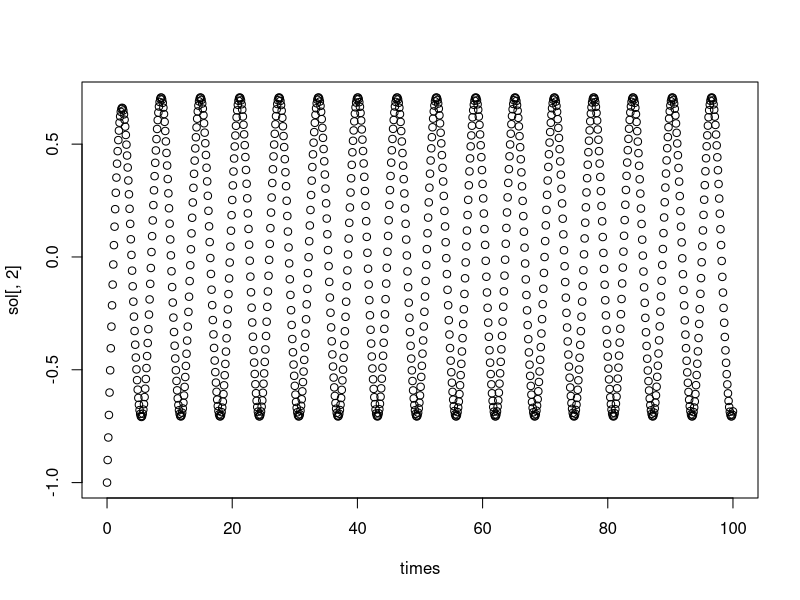

The R script that drew this image:
library(lubridate)
library(stringr)
library(tidyverse)
require(deSolve)
png("second_order.png")
f <- function(t,y,parms) {
  with(as.list(parms),{
      dydt <- sapply(expr_arr,function(x)eval(x))
      list(dydt)
  })
}
prep_sw_side <- function(expr){
  if(str_detect(expr,"y")){
    diff = str_count(expr,"'")
    expr <- paste("y[",(diff+1),"]")
  }
  else if(str_detect(expr,"\\-")){
    expr <- "\\+"
  }
  else if(str_detect(expr,"\\+")){
    expr <- "-"
  }
  expr
}

b <- -2;c <- 1;y0 <- c(-1,-0.5);
eq <- "y''(t)+2*y'(t)+y(t)=sin(t)"
eq <- unlist(strsplit(eq,"(?=[\\+|\\-|\\=|\\*|\\/])",perl=TRUE))
diff <- str_which(eq,"'")
expr_arr <- c()
for (i in sort(diff,decreasing = TRUE)){
  form_eq = Filter(Negate(is.na),eq[i+1:length(eq)])
  left_side = form_eq[1:which(form_eq=="=")-1]
  right_side = Filter(Negate(is.na),form_eq[which(form_eq=="=")+1:length(form_eq)])
  
  left_expr <- map(.x=left_side,.f=prep_sw_side)
  
  left_expr = paste(left_expr,collapse ='')
  right_expr = paste(right_side,collapse ='')
  expr <- paste(right_expr,left_expr,collapse = '')
  expr_arr=append(expr_arr,(parse(text=expr)))
}
print(expr_arr)
parms <- c(b,c,expr_arr);
times <- seq(from=0,t=100,by=0.1)
start <- now()
sol <- ode(y0,times,f,parms)
end <- now()
plot(times,sol[,2])
print(end-start)
dev.off()
